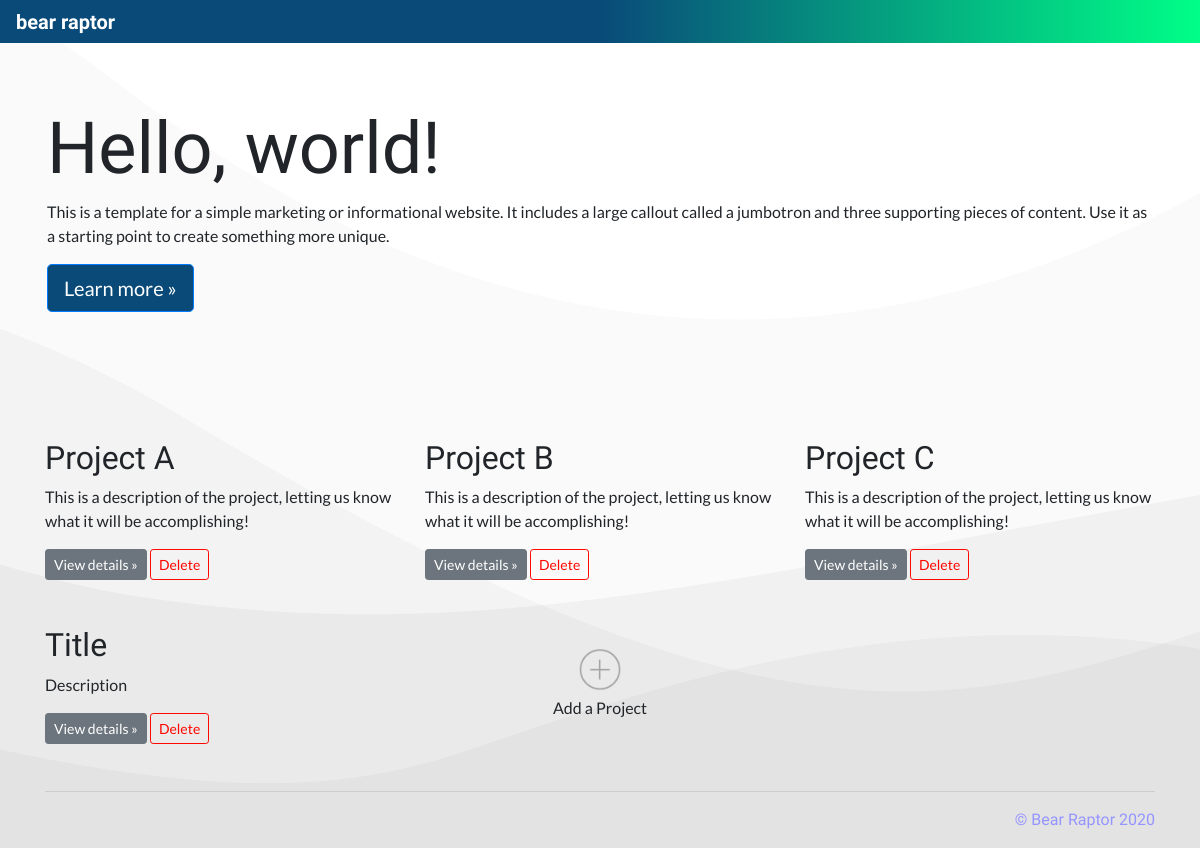
Before: / with the older database file.
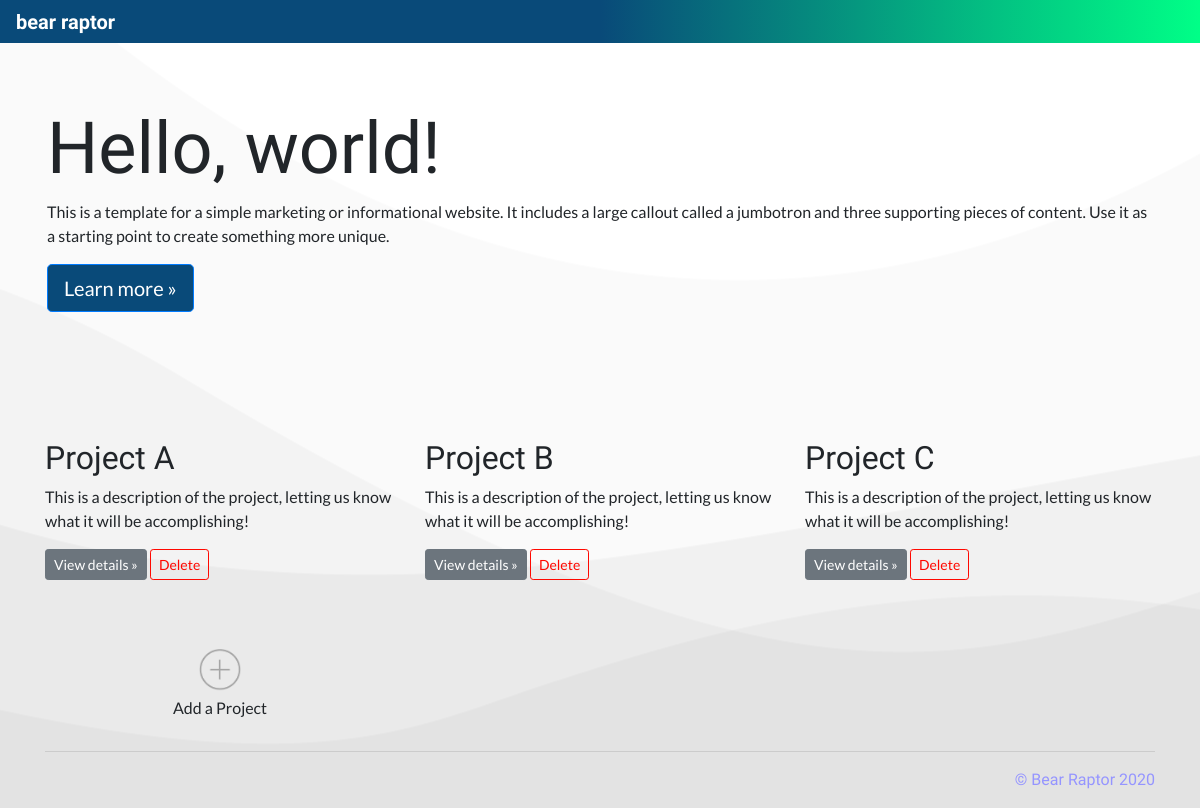
After: the same page with the newer database file.
### database_setup.py (models this page shows, shortened)
class Project(Base):
    __tablename__ = 'project'
    id = Column(Integer, primary_key=True)
    title = Column(String(250), nullable=False)
    shortname = Column(String(25), nullable=False)
    description = Column(String(500))
    status = Column(String(50), nullable=False)

### app.py (the view)
@app.route('/')
def mainPage():
    projects = session.query(Project).all()
    return render_template('main.html', projects=projects)

### templates/main.html (shortened to what this page needs)
<!doctype html>
<html lang="en">
  {% include "head.html" %}
  <body>
    {% include "menu.html" %}
    <main role="main">
      <div class="jumbotron">
        <div class="container">
          <h1 class="display-3">Hello, world!</h1>
          <p>This is a template for a simple marketing or informational website. It includes a large callout called a jumbotron and three supporting pieces of content. Use it as a starting point to create something more unique.</p>
          <p><a class="btn btn-primary btn-lg" href="#" role="button">Learn more &raquo;</a></p>
        </div>
      </div>
      <div class="container">
        <div class="row">
          {% for i in projects %}
            <div class="col-md-4 project-card">
              <h2>{{i.title}}</h2>
              <p>{{i.description}}</p>
              <p>
                <a class="btn btn-secondary btn-sm" href="{{url_for('projectDash', project_id=i.id)}}" role="button">View details &raquo;</a>
                <a class="btn btn-outline-danger btn-sm" href="{{url_for('confirmDeleteProject', project_id=i.id)}}" role="button">Delete</a>
              </p>
            </div>
          {% endfor %}
          <div class="col-md-4 project-card">
            <center>
              <a type="button" data-toggle="modal" data-target="#create-project" href="#create-project">
                <img src="../../static/images/plus.png" width="15%" style="padding-top:5%">
              </a>
              <p class="card-text">
                Add a Project
              </p>
            </center>
          </div>
        </div>
        <hr>
      </div>
    </main>
    {% include "footer.html" %}
  </body>
</html>

### templates/head.html (shortened to what this page needs)
<head>
  <link rel="stylesheet" href="https://stackpath.bootstrapcdn.com/bootstrap/4.5.0/css/bootstrap.min.css">
  <link rel="stylesheet" href="../../../../../../static/styles-fix.css">
</head>

### templates/menu.html (shortened to what this page needs)
<nav class="navbar navbar-expand-md navbar-dark fixed-top bg-dark">
  <a class="navbar-brand bear-raptor" href="{{url_for('mainPage')}}"><b>bear raptor</b></a>
</nav>

### templates/footer.html (shortened to what this page needs)
<footer class="container">
  <p class="bear-raptor bear-footer float-right">&copy; Bear Raptor 2020</p>
</footer>

### static/styles-fix.css (style rules this page uses)
body { padding-top: 2.6rem; font-family: 'Lato', sans-serif; background-image: url(images/wave.png); background-repeat: no-repeat; background-position: bottom; }
h1, h2, h3, h4 { font-family: 'Marcellus', serif; }
.bg-dark { background: linear-gradient(90deg, rgba(9,74,121,1) 0%, rgba(9,74,121,1) 50%, rgba(0,255,135,1) 100%); }
.navbar { padding: .1rem 1rem; }
.bear-raptor { font-family: 'Cedarville Cursive', cursive; }
.bear-footer { color: #9595ff; }
.btn-outline-danger { color: #ff0800; border-color: #ff0800; }
.btn-primary { background-color: rgba(9,74,121,1); }
.jumbotron { border-radius: 0rem; background-color: transparent; }
.project-card { padding: 15px; }

Changed rows visible on the page:
removed Project: title "Title", description "Description"
